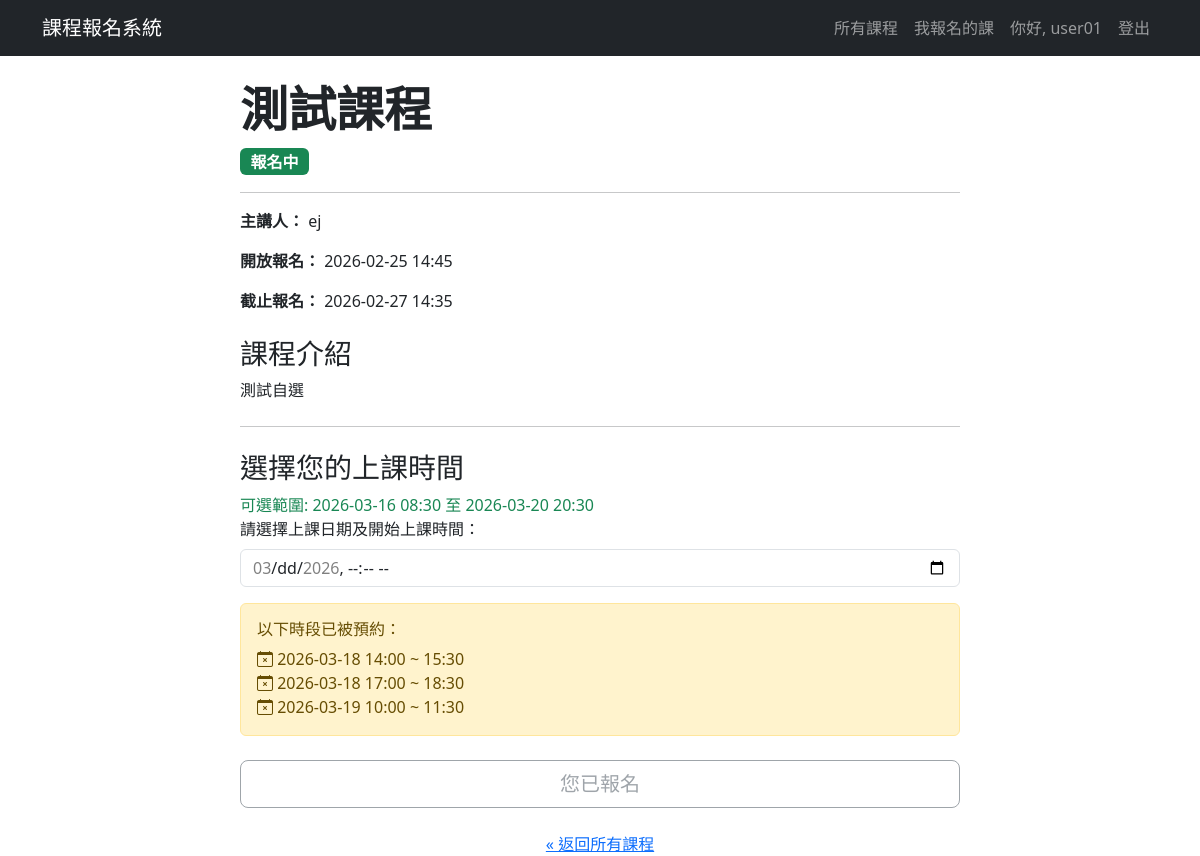
/course/9 (signed in), run on the app's committed database.
### app.py (models this page shows, shortened)
class User(UserMixin, db.Model):
    id = db.Column(db.Integer, primary_key=True) # 使用者ID 唯一值
    username = db.Column(db.String(80), unique=True, nullable=False)
    password_hash = db.Column(db.String(200), nullable=False) # 儲存雜湊後的密碼
    is_admin = db.Column(db.Boolean, default=False) # 是否為管理者
    __table_args__ = {'extend_existing': True} # 避免重複定義表格錯誤

class Course(db.Model):
    __tablename__ = 'course' # 建議明確指定表名
    id = db.Column(db.Integer, primary_key=True)
    name = db.Column(db.String(120), nullable=False)
    description = db.Column(db.Text, nullable=False) # 課程描述
    speaker_info = db.Column(db.String(200)) # 講者資訊
    has_time_slots = db.Column(db.Boolean, default=False, nullable=False) # 是否有梯次
    status = db.Column(db.String(20), default='尚未開放') # 課程狀態：尚未開放、報名中、報名截止
    registration_start_time = db.Column(db.DateTime, nullable=False) # 報名開始時間
    registration_end_time = db.Column(db.DateTime, nullable=False) # 報名截止時間
    allow_user_to_choose_time = db.Column(db.Boolean, default=False, nullable=False) # 是否允許使用者自選時間
    duration_hours = db.Column(db.Float, nullable=True, default=1) # 新增：上課時數欄位
    user_choice_start_date = db.Column(db.Date, nullable=True) # 自選時間的可選起始日
    user_choice_end_date = db.Column(db.Date, nullable=True) # 自選時間的可選結束日
    user_choice_start_time_of_day = db.Column(db.Time, nullable=True) # 自選時間的每日可選起始時間
    user_choice_end_time_of_day = db.Column(db.Time, nullable=True) # 自選時間的每日可選結束時間
    __table_args__ = {'extend_existing': True} # 避免重複定義表格錯誤
    files = db.relationship('CourseFile', backref='course', lazy=True, cascade="all, delete-orphan") # 課程有多個檔案，刪除課程時也刪除相關檔案
    time_slots = db.relationship('TimeSlot', backref='course', lazy=True, cascade="all, delete-orphan") # 課程有多個梯次，刪除課程時也刪除相關梯次

class TimeSlot(db.Model):
    __tablename__ = 'time_slot'
    id = db.Column(db.Integer, primary_key=True)
    slot_start_time = db.Column(db.DateTime, nullable=False)
    slot_end_time = db.Column(db.DateTime, nullable=False)
    capacity = db.Column(db.Integer, nullable=False, default=999) # 梯次名額
    booked_count = db.Column(db.Integer, default=0) # 已報名人數
    course_id = db.Column(db.Integer, db.ForeignKey('course.id'), nullable=False) # 課程ID 外鍵，參考 Course 表
    __table_args__ = {'extend_existing': True} # 避免重複定義表格錯誤

### app.py (the view)
@app.route('/course/<int:course_id>')
def course_detail(course_id):
    check_course_status()
    course = db.session.get(Course, course_id)
    if not course:
        abort(404)
    available_slots = []
    if course.has_time_slots:
        available_slots = TimeSlot.query.filter(
            TimeSlot.course_id == course.id,
            TimeSlot.booked_count < TimeSlot.capacity
        ).order_by(TimeSlot.slot_start_time).all()
    is_registered = False
    if current_user.is_authenticated:
        user_reg = Registration.query.join(TimeSlot).filter(
            Registration.user_id == current_user.id,
            TimeSlot.course_id == course.id
        ).first()
        is_registered = user_reg is not None
    booked_slots_display = []
    booked_slots_iso = []
    if course.allow_user_to_choose_time:
        booked_slots_query = TimeSlot.query.filter_by(
            course_id=course.id, capacity=1
        ).order_by(TimeSlot.slot_start_time).all()
        booked_slots_display = booked_slots_query
        booked_slots_iso = [slot.slot_start_time.isoformat() for slot in booked_slots_query]
    user_choice_start_datetime = None
    user_choice_end_datetime = None
    if course.allow_user_to_choose_time and course.user_choice_start_date and course.user_choice_start_time_of_day:
        user_choice_start_datetime = datetime.combine(course.user_choice_start_date, course.user_choice_start_time_of_day)
    if course.allow_user_to_choose_time and course.user_choice_end_date and course.user_choice_end_time_of_day:
        user_choice_end_datetime = datetime.combine(course.user_choice_end_date, course.user_choice_end_time_of_day)
    return render_template(
        'course_detail.html',
        course=course,
        is_registered=is_registered,
        available_slots=available_slots,
        user_choice_start_datetime=user_choice_start_datetime,
        user_choice_end_datetime=user_choice_end_datetime,
        booked_user_choice_slots=booked_slots_display,
        booked_slots_iso=booked_slots_iso
    )

### app.py (called while the page is built, shortened)
@login_manager.user_loader
def load_user(user_id): # 透過 user_id 載入使用者
    return User.query.get(int(user_id)) # 從資料庫取得使用者資料

def check_course_status():
    with app.app_context():
        print(f" [Scheduler] 正在檢查課程狀態... ({datetime.now().strftime('%Y-%m-%d %H:%M:%S')})")
        now = datetime.now() # 伺服器已是 GMT+8，改回使用本地時間
        updated_count = 0
        courses_to_open = Course.query.filter(Course.status == '尚未開放', Course.registration_start_time <= now).all()
        courses_to_close = Course.query.filter(Course.status == '報名中', Course.registration_end_time <= now).all()
        for course in courses_to_close:
            course.status = '報名截止'
            print(f" [Scheduler] 課程 '{course.name}' 已自動截止報名。(截止時間: {course.registration_end_time})")
            updated_count += 1
        if updated_count > 0:
            db.session.commit()
            print(f" [Scheduler] 共更新了 {updated_count} 門課程的狀態。")
        else:
            print(" [Scheduler] 沒有需要更新狀態的課程。")

### templates/course_detail.html (shortened to what this page needs)
{% extends "layout.html" %}
{% block content %}
<div class="container mt-4">
    <div class="row">
        <div class="col-lg-8 mx-auto">
            <h2 class="display-5 fw-bold">{{ course.name }}</h2>
            <p class="lead">
                {% if course.status == '報名中' %}
                    <span class="badge bg-success fs-6">報名中</span>
                {% elif course.status == '尚未開放' %}
                    <span class="badge bg-warning text-dark fs-6 ">尚未開放</span>
                {% else %}
                    <span class="badge bg-secondary fs-6">報名截止</span>
                {% endif %}
            </p>
            <hr>
            <p><strong>主講人：</strong> {{ course.speaker_info }}</p>
            <p><strong>開放報名：</strong> {{ course.registration_start_time.strftime('%Y-%m-%d %H:%M') }}</p>
            <p><strong>截止報名：</strong> {{ course.registration_end_time.strftime('%Y-%m-%d %H:%M') }}</p>
            <h3 class="mt-4">課程介紹</h3>
            <div style="white-space: pre-wrap;">{{ course.description }}</div>
        <hr class="my-4">
        {% if course.has_time_slots and not course.allow_user_to_choose_time %}
            <h3 class="mt-4">選擇上課時間</h3>
            {% if available_slots %}
                <div class="list-group" id="slot-selection">
                {% for slot in available_slots %}
                    <label class="list-group-item">
                        <input class="form-check-input me-1" type="radio" name="time_slot_id" value="{{ slot.id }}">
                        {{ slot.slot_start_time.strftime('%Y-%m-%d %H:%M') }} ~ {{ slot.slot_end_time.strftime('%H:%M') }} (剩餘名額: {{ slot.capacity - slot.booked_count }})
                    </label>
                {% endfor %}
                </div>
            <div class="d-grid gap-2 mt-3">
                {% if course.status != '報名中' %}
                    <button class="btn btn-secondary btn-lg" disabled>{{ course.status }}</button>
                {% else %}
                    {% if current_user.is_authenticated %}
                        {% if is_registered %}
                            <button class="btn btn-outline-secondary btn-lg" disabled>您已報名</button>
                        {% else %}
                            <button class="btn btn-primary btn-lg" onclick="handleRegistration()">立即報名</button>
                        {% endif %}
                    {% else %}
                        <button class="btn btn-primary btn-lg" onclick="promptLogin()">立即報名</button>
                    {% endif %}
                {% endif %}
            </div>
            {% else %}
                <p class="text-danger">名額已滿</p>
            {% endif %}
        {% elif course.allow_user_to_choose_time %}
            <h3 class="mt-4">選擇您的上課時間</h3>
            <div class="mb-3">
                <div class="form-text text-success fs-6">
                    可選範圍: {{ user_choice_start_datetime.strftime('%Y-%m-%d %H:%M') if user_choice_start_datetime }} 至 {{ user_choice_end_datetime.strftime('%Y-%m-%d %H:%M') if user_choice_end_datetime }}
                </div>
                <label for="user_selected_time" class="form-label">請選擇上課日期及開始上課時間：</label>
                <input type="datetime-local" id="user_selected_time" name="user_selected_time" class="form-control"
                       step="1800"
                       data-booked-slots='{{ booked_slots_iso|tojson|safe }}'
                       min="{{ user_choice_start_datetime.strftime('%Y-%m-%dT%H:%M') if user_choice_start_datetime else '' }}"
                       max="{{ user_choice_end_datetime.strftime('%Y-%m-%dT%H:%M') if user_choice_end_datetime else '' }}" required>
            </div>
            <div class="d-grid gap-2 mt-3">
                {% if booked_user_choice_slots %}
                <div class="alert alert-warning" role="alert">
                    <h6 class="alert-heading">以下時段已被預約：</h6>
                    <ul class="list-unstyled mb-0">
                        {% for slot in booked_user_choice_slots %}
                        <li>
                            <i class="bi bi-calendar-x"></i>
                            {{ slot.slot_start_time.strftime('%Y-%m-%d %H:%M') }} ~
                            {% if slot.slot_start_time.date() == slot.slot_end_time.date() %}
                                {{ slot.slot_end_time.strftime('%H:%M') }}
                            {% else %}
                                {{ slot.slot_end_time.strftime('%Y-%m-%d %H:%M') }}
                            {% endif %}
                        </li>
                        {% endfor %}
                    </ul>
                </div>
                {% endif %}
                {% if course.status != '報名中' %}
                    <button class="btn btn-secondary btn-lg" disabled>{{ course.status }}</button>
                {% elif not current_user.is_authenticated %}
                    <button class="btn btn-primary btn-lg" onclick="promptLogin()">立即報名</button>
                {% elif is_registered %}
                     <button class="btn btn-outline-secondary btn-lg" disabled>您已報名</button>
                {% else %}
                     <button class="btn btn-primary btn-lg" onclick="handleRegistration()">立即報名</button>
                {% endif %}
            </div>
        {% else %}
            <div class="d-grid gap-2">
                <p class="text-muted">本課程目前未開放時間選擇。</p>
            </div>
        {% endif %}
        <div class="text-center mt-4">
            <a href="{{ url_for('index') }}">&laquo; 返回所有課程</a>
        </div>
        </div>
    </div>
</div>
{% endblock %}

### templates/layout.html (shortened to what this page needs)
<!doctype html>
<html lang="zh-Hant">
<head>
    <link href="https://cdn.jsdelivr.net/npm/bootstrap@5.3.3/dist/css/bootstrap.min.css" rel="stylesheet">
    <link rel="stylesheet" href="https://cdn.jsdelivr.net/npm/bootstrap-icons@1.11.3/font/bootstrap-icons.min.css">
    <link rel="stylesheet" href="{{ url_for('static', filename='css/style.css') }}">
</head>
<body class="{% block body_class %}{% endblock %}">
    <nav class="navbar navbar-expand-lg {% block navbar_classes %}navbar-dark bg-dark{% endblock %}">
        <div class="container">
            <a class="navbar-brand" href="{{ url_for('index') }}">課程報名系統</a>
            <div class="collapse navbar-collapse" id="navbarNav">
                <ul class="navbar-nav ms-auto">
                    <li class="nav-item">
                        <a class="nav-link" href="{{ url_for('index') }}">所有課程</a>
                    </li>
                    {% if current_user.is_authenticated %}
                        <li class="nav-item">
                            <a class="nav-link" href="{{ url_for('my_courses') }}">我報名的課</a>
                        </li>
                        <li class="nav-item">
                            <a class="nav-link" href="#">你好, {{ current_user.username }}</a>
                        </li>
                        <li class="nav-item">
                            <a class="nav-link" href="{{ url_for('logout') }}">登出</a>
                        </li>
                    {% else %}
                        <li class="nav-item">
                            <a class="nav-link" href="{{ url_for('login') }}">登入/註冊</a>
                        </li>
                    {% endif %}
                </ul>
            </div>
        </div>
    </nav>
    <main class="container mt-4">
        {% block content %}{% endblock %}
    </main>
</body>
</html>

### data on the page
User: username "user01"
Course: name "測試課程", speaker_info "ej", registration_start_time "2026-02-25 14:45", registration_end_time "2026-02-27 14:35", description "測試自選"
TimeSlot: slot_start_time "2026-03-18 14:00", slot_end_time "15:30"
TimeSlot: slot_start_time "2026-03-18 17:00", slot_end_time "18:30"
TimeSlot: slot_start_time "2026-03-19 10:00", slot_end_time "11:30"
